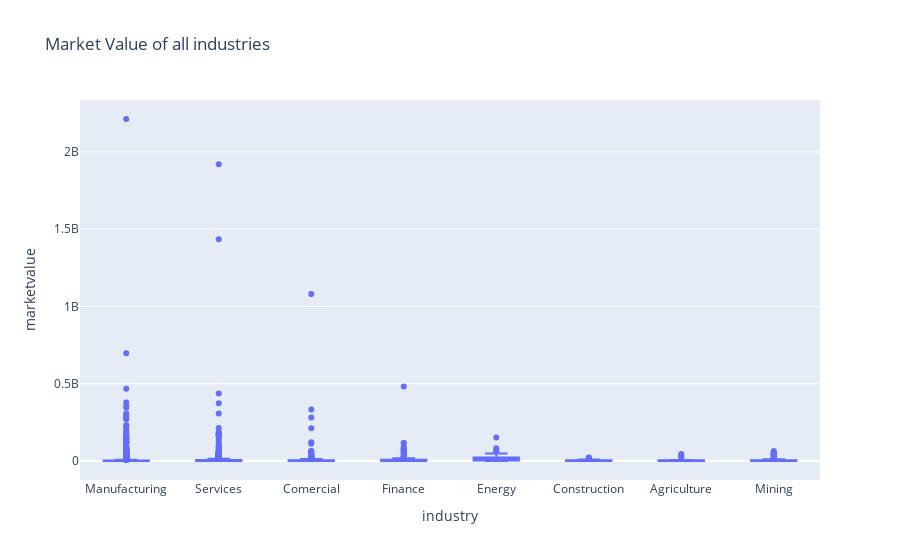

Source (notebook cell):
### Code cell
px.box(df_final_size, x='industry', y='marketvalue', title='Market Value of all industries')

### Figure 1 — Plotly figure (JSON) as saved in the notebook; plotly's stock layout.template omitted (floating-point values rounded to 4 significant figures; data arrays with more than 128 entries replaced by an {"elided": "..."} marker saying what was removed)
{"data": [{"alignmentgroup": "True", "hovertemplate": "industry=%{x}<br>marketvalue=%{y}<extra></extra>", "legendgroup": "", "marker": {"color": "#636efa"}, "name": "", "notched": false, "offsetgroup": "", "orientation": "v", "showlegend": false, "type": "box", "x": {"elided": "2968 str values"}, "x0": " ", "xaxis": "x", "y": {"elided": "2968 float values"}, "y0": " ", "yaxis": "y"}], "layout": {"boxmode": "group", "legend": {"tracegroupgap": 0}, "title": {"text": "Market Value of all industries"}, "xaxis": {"anchor": "y", "domain": [0, 1], "title": {"text": "industry"}}, "yaxis": {"anchor": "x", "domain": [0, 1], "title": {"text": "marketvalue"}}}}
